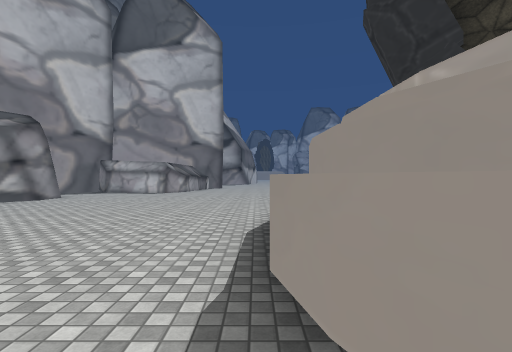
[1] (above)

23 first-person views from a walk through a 3-D level made in the Unity game engine. The camera is 1.5 m above the floor, looks level and sees 85° across. The floor is counted in squares, 2 m on a side. Each view is taken from the middle of a square. On the plan, view 1 faces up. The plan holds only what a view shows up to about 10 squares ahead; the rest is blank. The place goes on beyond the plan. The player is left out. Some surface patterns are stand-ins.

[2]
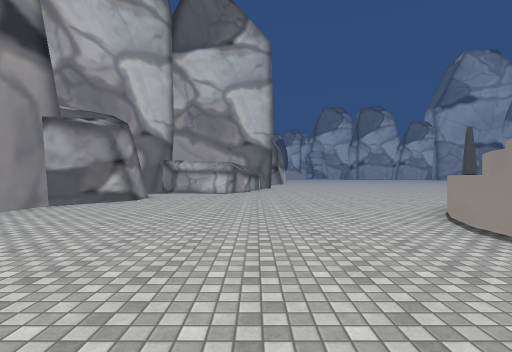

[3]
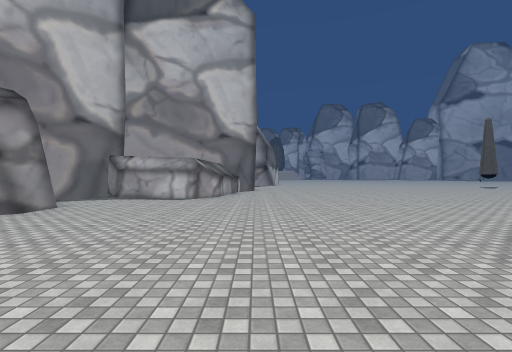

[4]
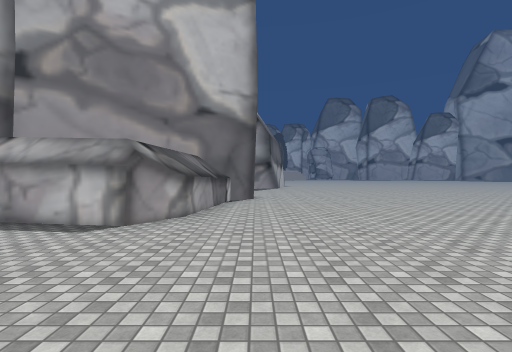

[5]
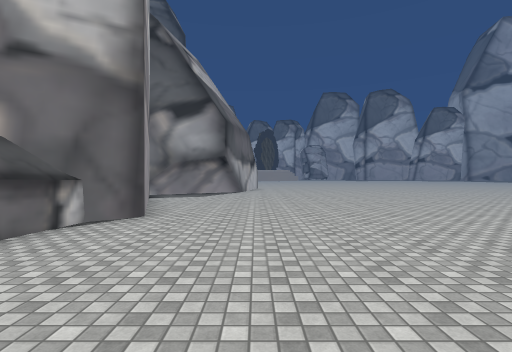

[6]
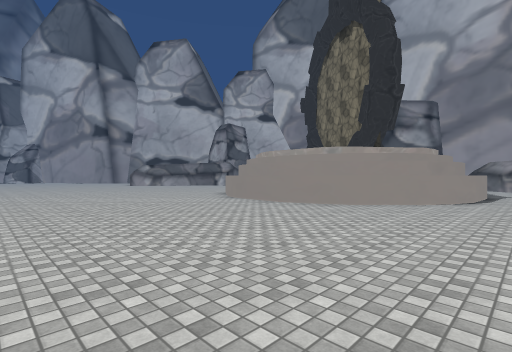

[7]
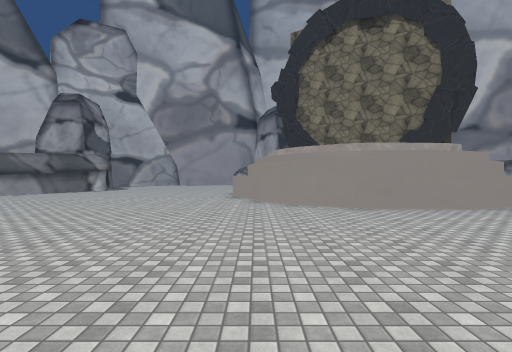

[8]
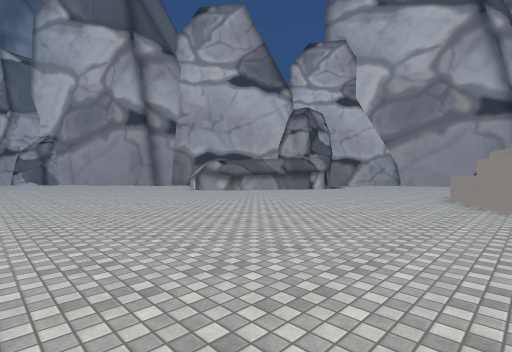

[9]
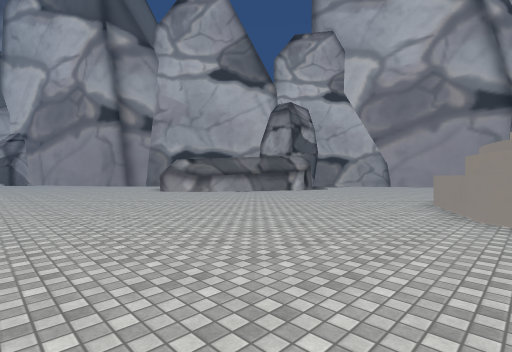

[10]
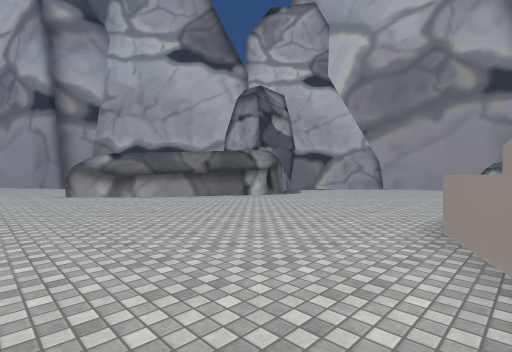

[11]
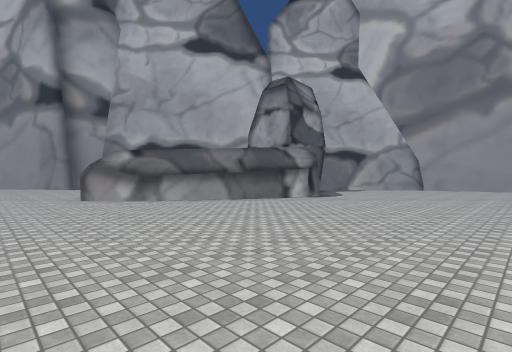

[12]
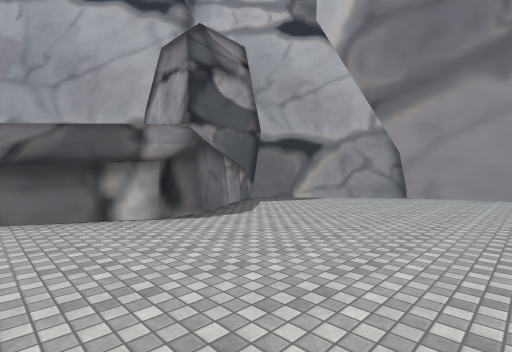

[13]
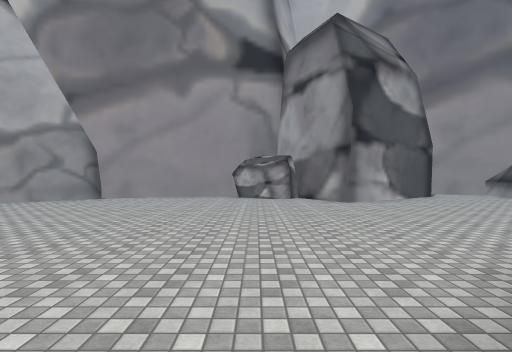

[14]
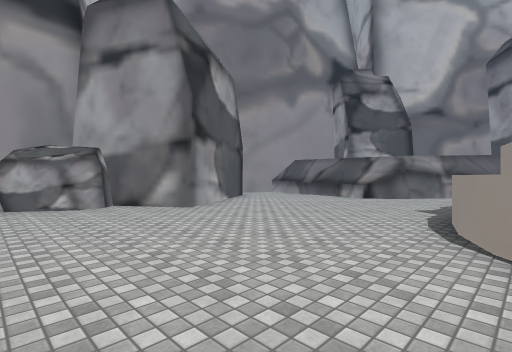

[15]
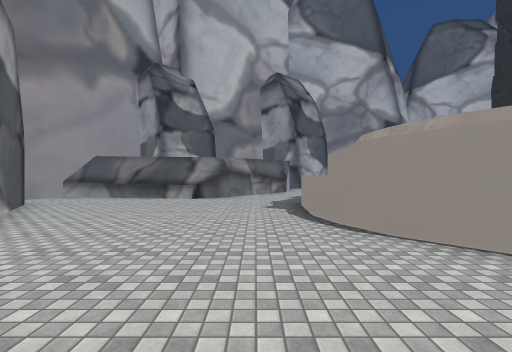

[16]
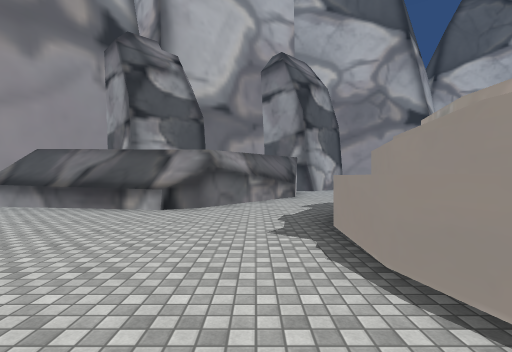

[17]
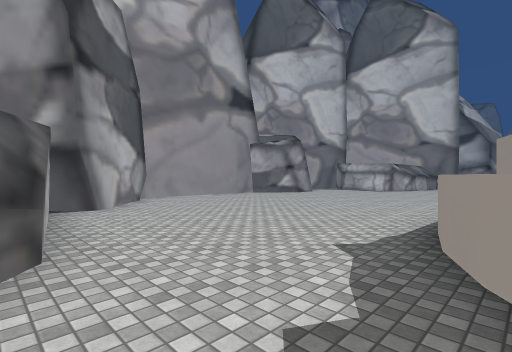

[18]
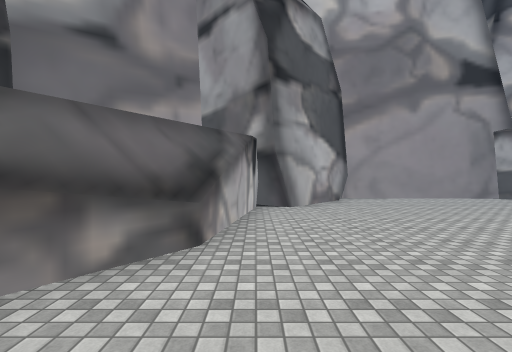

[19]
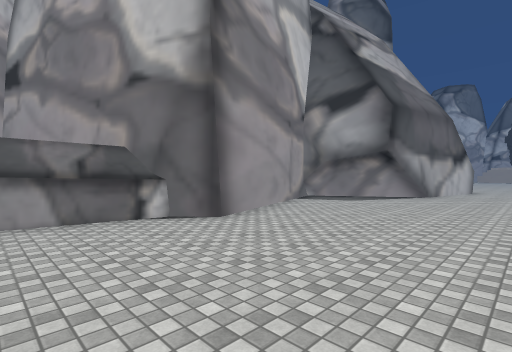

[20]
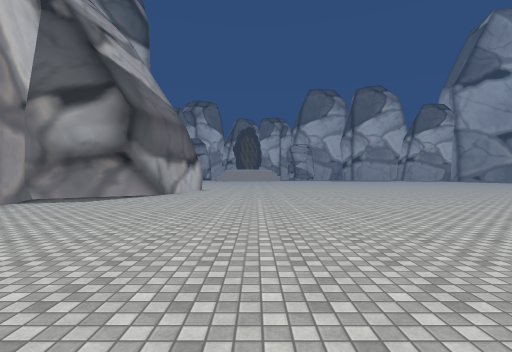

[21]
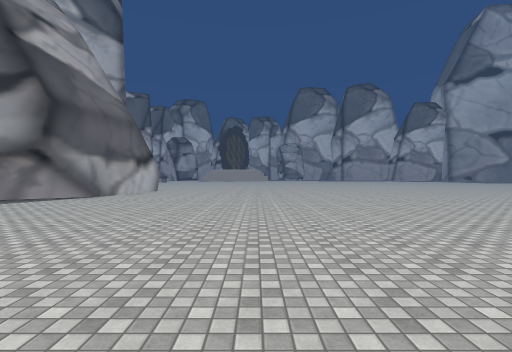

[22]
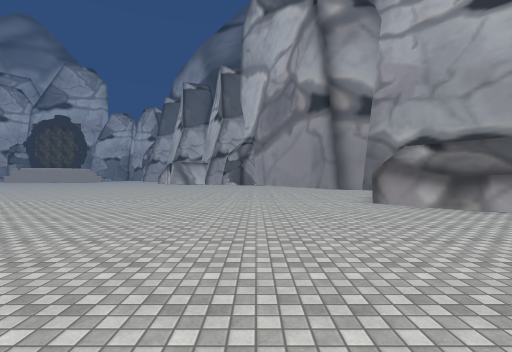

[23]
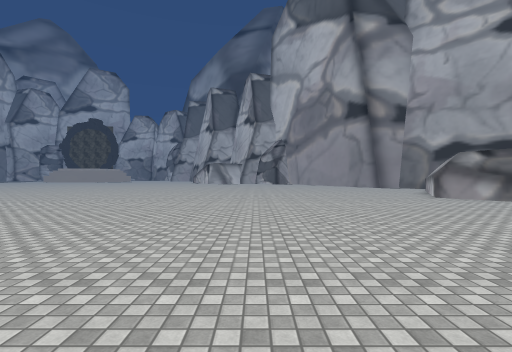

### Floor plan
Points are (right, up) in squares from view 1. A wall is a line through its corners. A room is listed if a view was taken in it or the views show most of it. See-through windows are left out.
Room 1 (views 1, 2, 3, 4, 5, 6, 7, 8, 9, 10, 11, 12, 13, 14, 15, 16, 17, 18, 19, 20, 21, 22, 23)
walls: (7, 7.4) (8.6, 6.2) (9.9, 3.6); (6.8, 6.9) (7.7, 6.4); (7.5, 6.5) (8.3, 5.8); (6, 7.2) (6.9, 6.9); (8.2, 5.9) (8.8, 5.1); (4.2, 7.8) (6.2, 7.7) (7.1, 7.4); (8.7, 5.2) (9.1, 4.3); (4.3, 7.3) (6.1, 7.2); (9.1, 4.4) (9.3, 2.8); (1, 5.8) (2.4, 7.2) (3.3, 7.6) (4.4, 7.8); (1, 4.8) (1.5, 5.5) (3.5, 7) (4.4, 7.3); (0.5, 5) (1.1, 5.9); (0.7, 3.9) (1.1, 4.9); (0.2, 4.1) (0.5, 5.1); (8, -0.2) (7.2, -0.8); (0.6, 3.2) (0.8, 4); (8.4, -0.5) (7.4, -1.3); (0.2, 3) (0.2, 4.2); (7.3, -0.8) (6.4, -1.2); (6.5, -1.1) (5.6, -1.4); (7.5, -1.3) (6.6, -1.7); (1.1, 1.2) (0.7, 2.3) (0.6, 3.1); (5.7, -1.4) (4.7, -1.4); (6.7, -1.7) (5.6, -1.9); (0.4, 1.3) (0.1, 2.2); (4.8, -1.4) (3.2, -1); (5.7, -1.9) (3.7, -1.8); (0.8, 0.4) (0.3, 1.3); (-6.9, 9.7) (-6.8, 8.4) (-8.2, 7) (-8.5, 2); (-7.5, 12.9) (-8.3, 11.5); (-7.5, 13.1) (-7.7, 12.6); (-2, -1.6) (1.5, -4.3) (1.9, -5.1); (-3, -1.3) (0.4, -3.3); (-0.6, 25.6) (-0.9, 24); (-4.1, 22.9) (-2, 17.1) (-2.8, 16.5) (-3.3, 13.2) (-3.9, 12.2) (-6.8, 12.6) (-7.2, 13); (-5.6, -0.1) (-6.3, -1); (-8.3, 2.1) (-5.5, -0.4) (-6, -1) (-2.1, -1.6) (-1.5, -1.9); (15, -8.2) (19.2, -4.9) (16.8, -1.1) (16.7, -0.3) (19.2, 4.6) (20.8, 5.8); (12.3, -9) (15.3, -8.3); (3.6, -9.1) (7.4, -6.8) (8.6, -8.6); (1.1, -9.8) (2.3, -10.3)
low walls: (1.9, -5.1) (1.1, -9.8)
objects: other object (9, -9) to (11, -8)

Where each view was taken, in squares from view 1:
view 1: 0 up, 0 right, facing up
view 2: 0 up, 3 left, facing up
view 3: 3 up, 2 left, facing up
view 4: 8 up, 2 left, facing up
view 5: 12 up, 0 right, facing up
view 6: 14 up, 1 left, facing down-right
view 7: 14 up, 9 right, facing down
view 8: 14 up, 8 right, facing down-right
view 9: 12 up, 8 right, facing down-right
view 10: 8 up, 9 right, facing down-right
view 11: 8 up, 11 right, facing down-right
view 12: 2 up, 12 right, facing down-right
view 13: 1 up, 10 right, facing down
view 14: 1 down, 11 right, facing down-left
view 15: 3 down, 11 right, facing left
view 16: 3 down, 8 right, facing left
view 17: 2 down, 1 right, facing up-left
view 18: 1 down, 1 right, facing left
view 19: 14 up, 2 right, facing up-left
view 20: 14 up, 3 right, facing up
view 21: 15 up, 5 right, facing up
view 22: 9 up, 13 right, facing right
view 23: 12 up, 11 right, facing right
